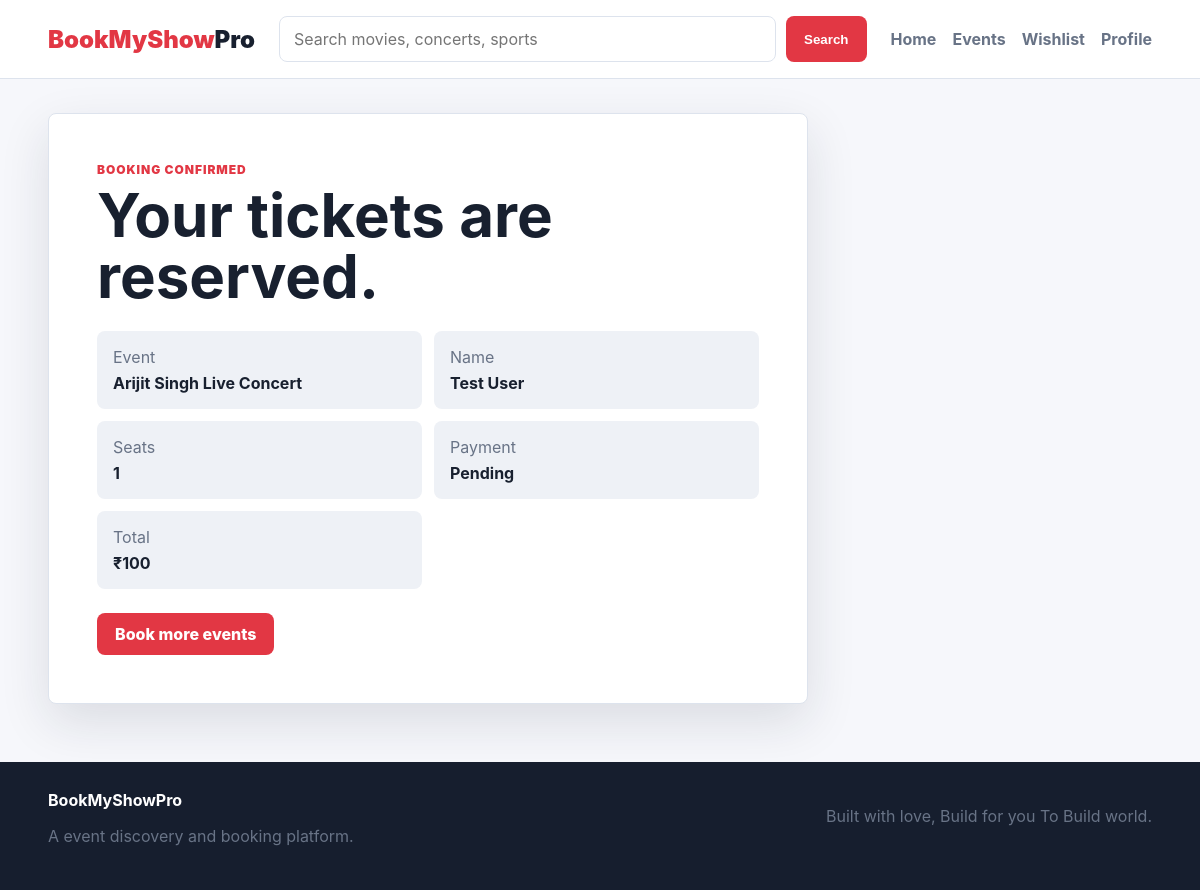
The app's page /booking/1/success/ (signed in) with its own data.
### events/models.py (models this page shows, shortened)
class Booking(models.Model):
    STATUS_CHOICES = [
        ('confirmed', 'Confirmed'),
        ('cancelled', 'Cancelled'),
    ]
    user = models.ForeignKey(
        settings.AUTH_USER_MODEL,
        on_delete=models.SET_NULL,
        related_name='bookings',
        blank=True,
        null=True,
    )
    event = models.ForeignKey(Event, on_delete=models.CASCADE, related_name='bookings')
    customer_name = models.CharField(max_length=120)
    email = models.EmailField()
    phone = models.CharField(max_length=20)
    seats = models.PositiveIntegerField(default=1, validators=[MinValueValidator(1), MaxValueValidator(10)])
    total_amount = models.PositiveIntegerField()
    status = models.CharField(max_length=20, choices=STATUS_CHOICES, default='confirmed')
    booked_at = models.DateTimeField(auto_now_add=True)
    cancelled_at = models.DateTimeField(blank=True, null=True)
    class Meta:
        ordering = ['-booked_at']

class Event(models.Model):
    CATEGORY_CHOICES = [
        ('Music','Music'),
        ('Sports','Sports'),
        ('Comedy','Comedy'),
        ('Movies','Movies'),
        ('Theatre','Theatre'),
        ('Tech','Tech')
    ]
    title = models.CharField(max_length=200)
    image = models.CharField(max_length=200)  # just store image file name
    date = models.DateField()
    time = models.TimeField(default=time(19, 0))
    category = models.CharField(max_length=50, choices=CATEGORY_CHOICES)
    location = models.CharField(max_length=200)
    city = models.CharField(max_length=100, default='Bhopal')
    venue = models.CharField(max_length=200, default='Main Auditorium')
    price = models.IntegerField()
    seats_available = models.PositiveIntegerField(default=100)
    rating = models.DecimalField(
        max_digits=3,
        decimal_places=1,
        default=Decimal('4.5'),
        validators=[MinValueValidator(0), MaxValueValidator(5)]
    )
    language = models.CharField(max_length=80, default='Hindi, English')
    duration = models.CharField(max_length=50, default='2h 30m')
    is_featured = models.BooleanField(default=False)
    description = models.TextField()
    class Meta:
        ordering = ['date', 'time', 'title']

### events/views.py (the view)
# urls.py: path('booking/<int:booking_id>/success/', views.booking_success, name='booking_success'),
def booking_success(request, booking_id):
    booking = get_object_or_404(Booking.objects.select_related('event', 'user'), id=booking_id)
    if booking.user and booking.user != request.user:
        messages.error(request, 'You cannot view another user booking.')
        return redirect('profile')
    return render(request, 'booking_success.html', {'booking': booking})

### events/templates/booking_success.html (shortened to what this page needs)
{% extends 'base.html' %}
{% block content %}
<section class="success-card">
    <p class="eyebrow">Booking confirmed</p>
    <h1>Your tickets are reserved.</h1>
    <div class="ticket">
        <div>
            <span>Event</span>
            <strong>{{ booking.event.title }}</strong>
        </div>
        <div>
            <span>Name</span>
            <strong>{{ booking.customer_name }}</strong>
        </div>
        <div>
            <span>Seats</span>
            <strong>{{ booking.seat_labels|default:booking.seats }}</strong>
        </div>
        <div>
            <span>Payment</span>
            <strong>{% if booking.payment %}{{ booking.payment.get_status_display }}{% else %}Pending{% endif %}</strong>
        </div>
        <div>
            <span>Total</span>
            <strong>₹{{ booking.total_amount }}</strong>
        </div>
    </div>
    <a class="btn" href="{% url 'events' %}">Book more events</a>
</section>
{% endblock %}

### events/static/style.css (style rules this page uses)
:root { --bg: #f6f7fb; --surface: #ffffff; --surface-soft: #eef1f6; --text: #18202f; --muted: #687386; --brand: #e23744; --brand-dark: #b91f2a; --line: #dde3ed; --shadow: 0 18px 50px rgba(22, 30, 46, 0.12); }
* { box-sizing: border-box; }
body { margin: 0; background: var(--bg); color: var(--text); font-family: Inter, ui-sans-serif, system-ui, -apple-system, BlinkMacSystemFont, "Segoe UI", sans-serif; }
a { color: inherit; text-decoration: none; }
.nav-search button, .hero-search button, .btn { display: inline-flex; align-items: center; justify-content: center; min-height: 42px; padding: 11px 18px; border: 0; border-radius: 8px; background: var(--brand); color: #ffffff; font-weight: 800; cursor: pointer; transition: transform 0.2s ease, background 0.2s ease, box-shadow 0.2s ease; }
.hero h1, .page-header h1, .detail-copy h1, .success-card h1 { max-width: 780px; margin: 8px 0 18px; font-size: clamp(34px, 5vw, 66px); line-height: 1.02; letter-spacing: 0; }
.eyebrow, .chip { margin: 0; color: var(--brand); font-size: 12px; font-weight: 900; letter-spacing: 0.08em; text-transform: uppercase; }
.hero-panel, .price-panel, .info-panel, .booking-form, .booking-summary, .success-card, .filters-panel { border: 1px solid var(--line); border-radius: 8px; background: var(--surface); box-shadow: var(--shadow); }
.hero-panel span, .hero-panel p, .muted, .result-bar span, .footer p, .price-panel p, .ticket span { color: var(--muted); }
.section, .page-header, .catalog-layout, .booking-layout, .success-card { margin: 34px clamp(18px, 4vw, 56px); }
.success-card { max-width: 760px; padding: clamp(24px, 5vw, 48px); }
.ticket { display: grid; grid-template-columns: repeat(2, 1fr); gap: 12px; margin: 24px 0; }
.ticket div { display: grid; gap: 6px; padding: 16px; border-radius: 8px; background: var(--surface-soft); }

### records on screen
Booking: event "Arijit Singh Live Concert", customer_name "Test User", seat_labels "1", total_amount "100"
